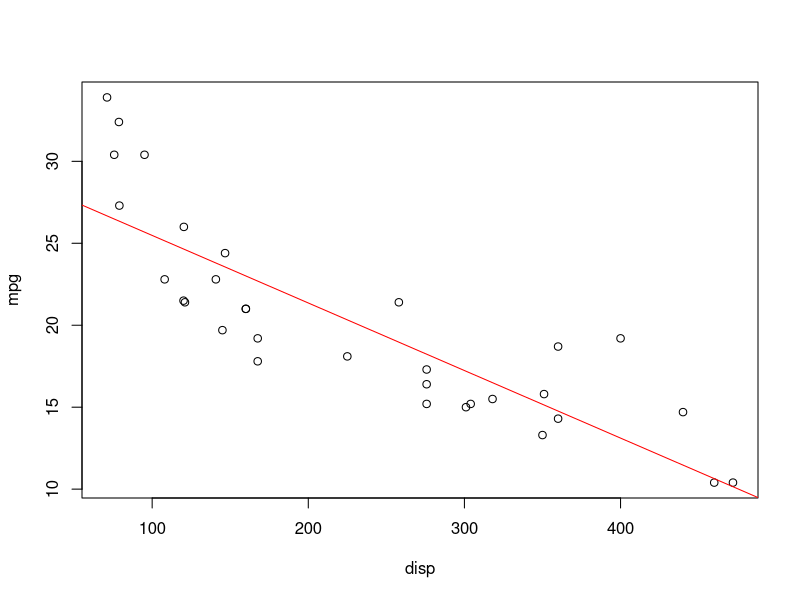
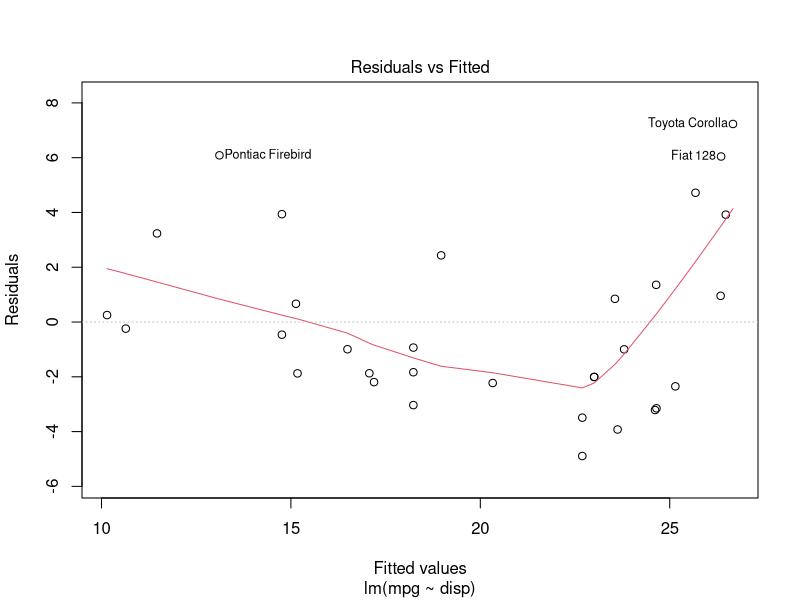
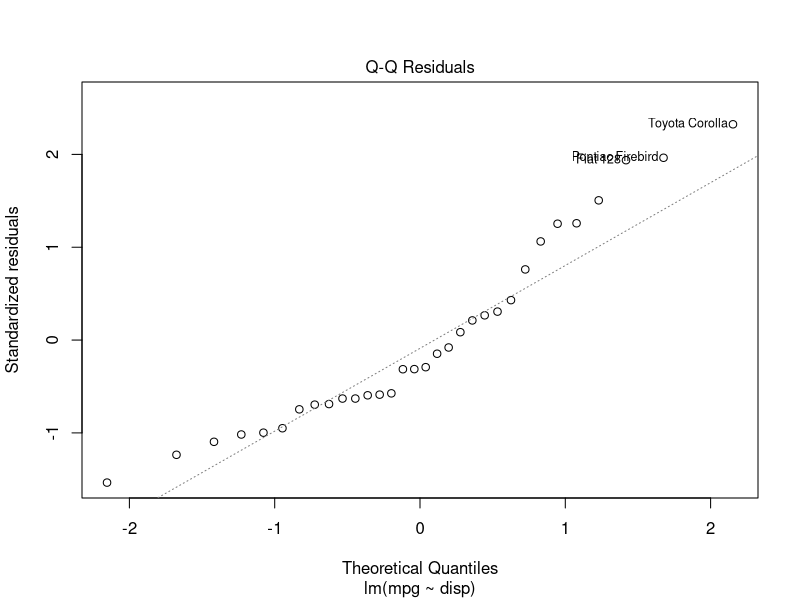
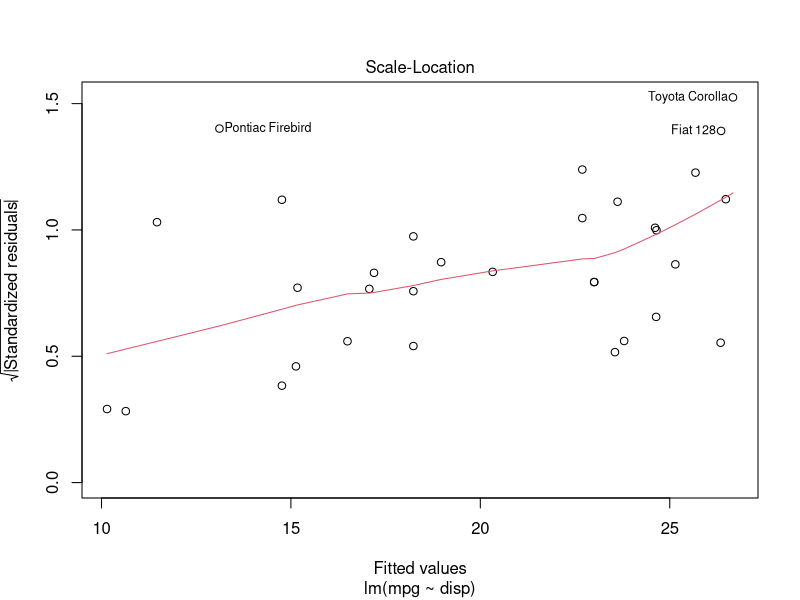
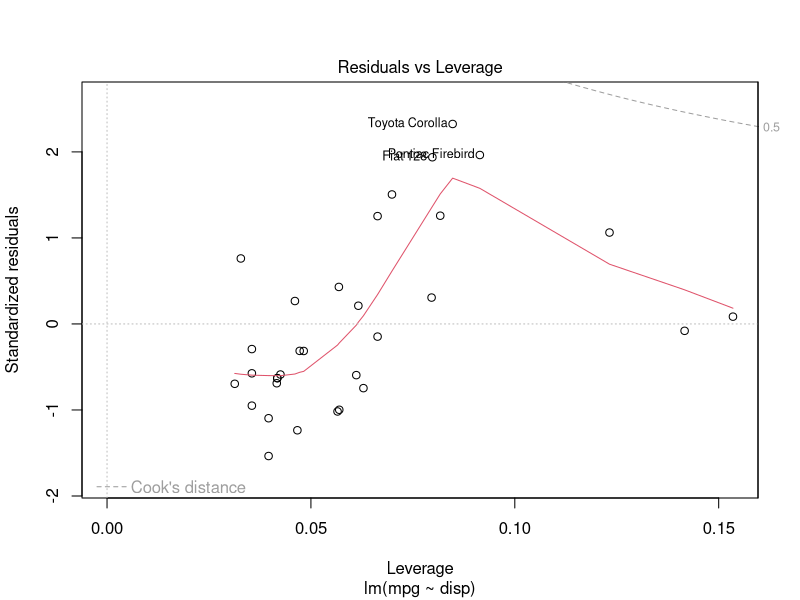
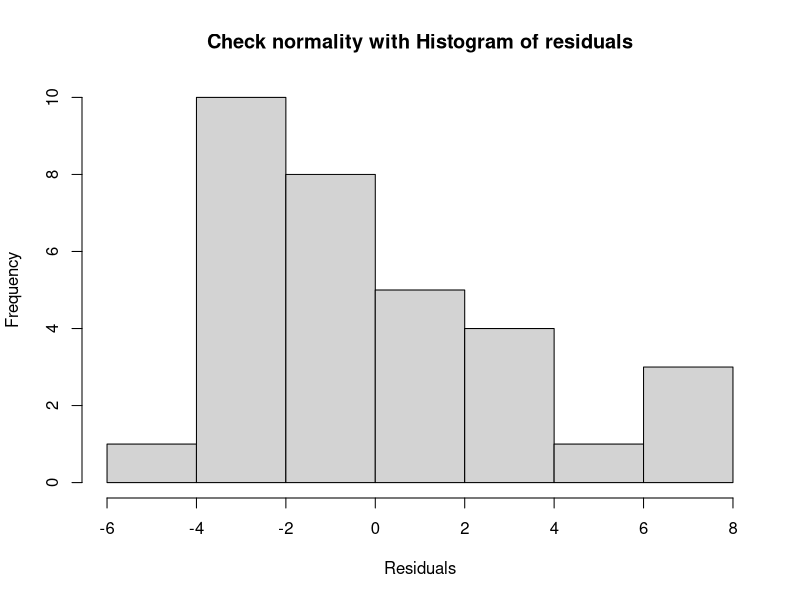
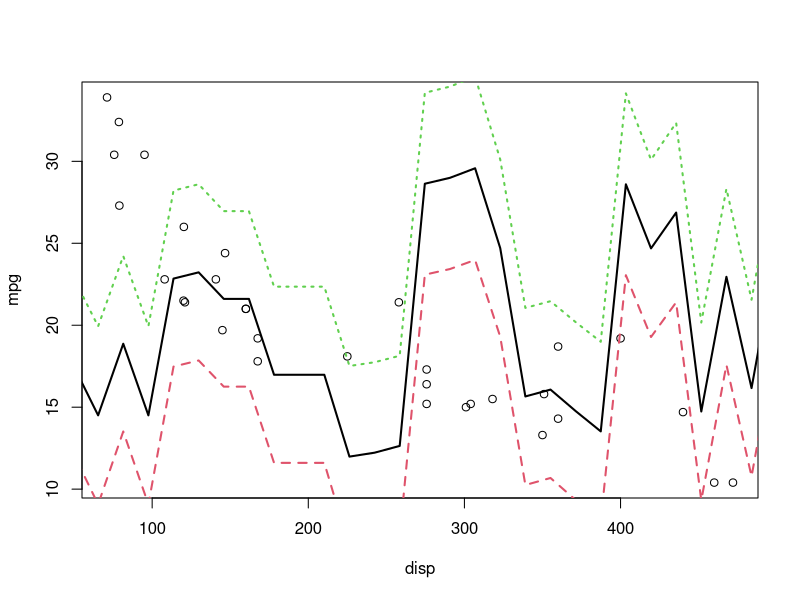
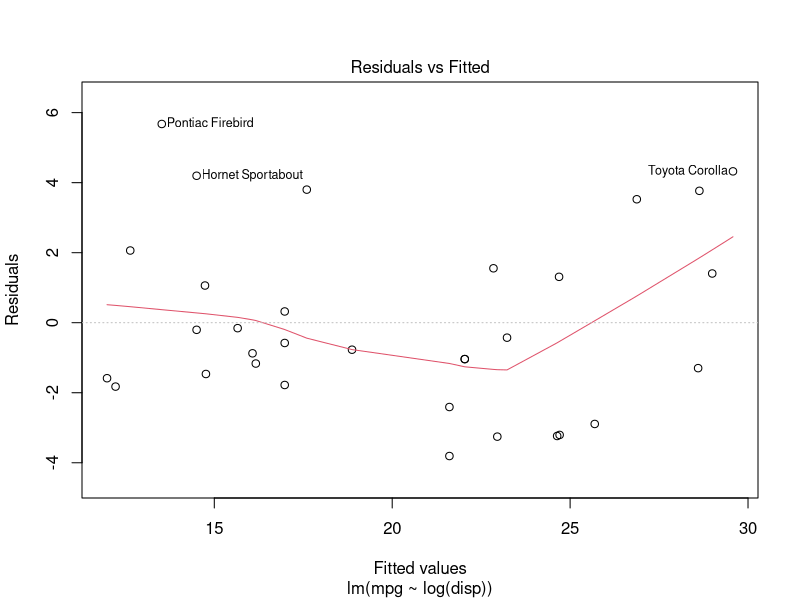

The R script that drew these images, in order:
## ---- chunk 1
knitr::opts_chunk$set(echo = TRUE)
## ---- chunk 2
myData<-mtcars
View(myData)
structure(myData)

### Model 1 and all its residual plots
model1<-lm(mpg~disp,myData)
summary(model1)
#Plot with relationship
plot(myData$disp,myData$mpg, xlab="disp",ylab="mpg")
abline(model1,col="red")
#Plot with residuals and fitted values, with histogram, and Q-Q
plot(model1)
#Not nomrally distributed with histogram
hist(model1$residuals, xlab="Residuals", main="Check normality with Histogram of residuals")
## ---- chunk 3
myData<-mtcars
View(myData)
structure(myData)

### Model 2 and all its residual plots
model2<-lm(mpg~log(disp),myData)
summary(model2)
#Plot and see visuals
plot(myData$disp, myData$mpg, xlab="disp",ylab="mpg")
y<-predict(model2,interval="prediction")
x=seq(from=1,to=500,length.out=32)
matlines(x,y,lwd=2)
#Plot residuals vs fitted, and Q-Q
plot(model2)
#Not nomrally distributed with histogram, but better than 1st histogram
hist(model2$residuals, xlab="Residuals", main="Check normality with Histogram of residuals")
## ---- chunk 4
myData<-mtcars
View(myData)
structure(myData)

### Model 3 and all its residual plots
model3<-lm(log(mpg)~log(disp),myData)
summary(model3)
#Plot to see relationship
plot(myData$disp, myData$mpg, xlab="disp",ylab="mpg")
y<-predict(model3,interval="prediction")
x=seq(from=1,to=500,length.out=32)
matlines(x,y,lwd=2)
#PLot residuals vs. fitted, and Q-Q
plot(model3)
#Much more normally distributed
hist(model3$residuals, xlab="Residuals", main="Check normality with Histogram of residuals")
